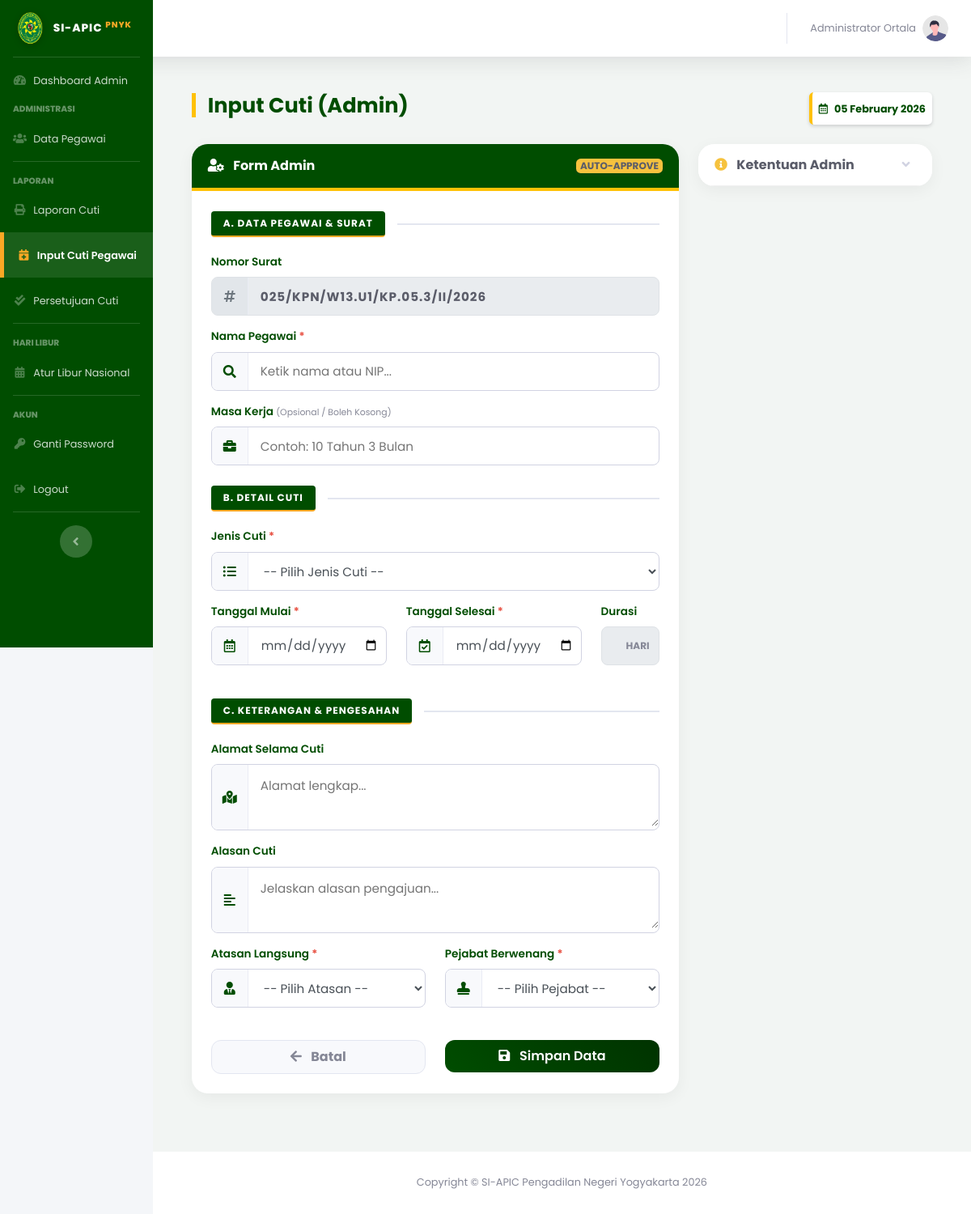
Page /index.php?page=input_cuti (signed in) on the earlier database version.
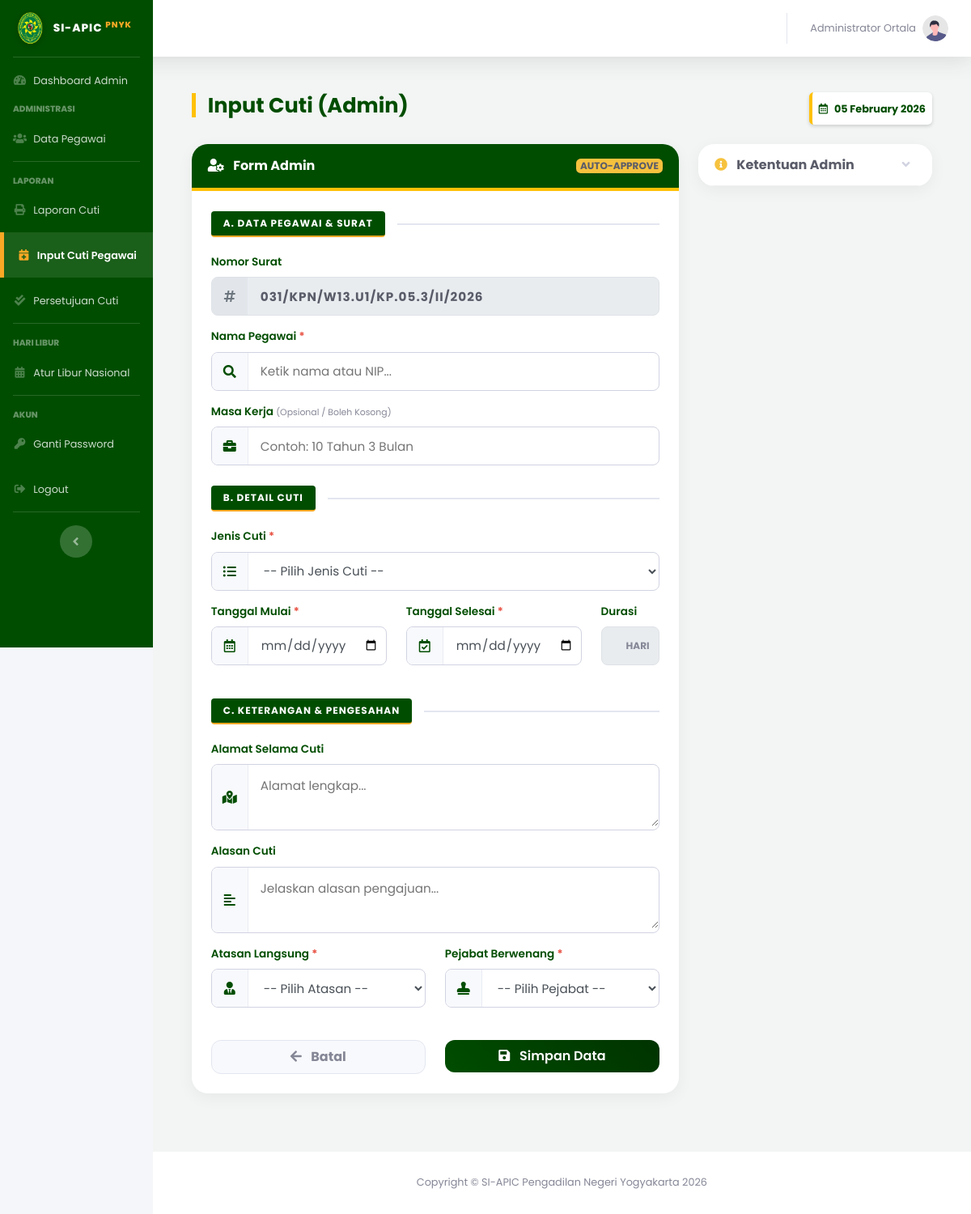
Same page on the later database version.
### tables this page shows
CREATE TABLE `pengajuan_cuti` (
  `id_pengajuan` int(11) NOT NULL,
  `id_user` int(11) NOT NULL,
  `jenis_cuti` varchar(50) DEFAULT NULL,
  `id_atasan` int(11) DEFAULT NULL,
  `id_jenis` int(11) NOT NULL,
  `nomor_surat` varchar(100) DEFAULT NULL,
  `tgl_pengajuan` date DEFAULT NULL,
  `tgl_mulai` date NOT NULL,
  `tgl_selesai` date NOT NULL,
  `lama_hari` int(11) NOT NULL,
  `alasan` text NOT NULL,
  `no_telepon` varchar(20) DEFAULT NULL,
  `masa_kerja` varchar(50) DEFAULT NULL,
  `alamat_cuti` text NOT NULL,
  `status` enum('Diajukan','Disetujui','Ditolak','Dibatalkan') DEFAULT 'Diajukan',
  `catatan_admin` text DEFAULT NULL,
  `created_at` timestamp NOT NULL DEFAULT current_timestamp(),
  `sisa_cuti_n` int(11) DEFAULT 0,
  `sisa_cuti_n1` int(11) DEFAULT 0,
  `dipotong_n1` int(11) DEFAULT 0,
  `dipotong_n` int(11) DEFAULT 0,
  `id_pejabat` int(11) DEFAULT 0,
  `ttd_pejabat` enum('ketua','wakil','plh') DEFAULT 'ketua'
);

### pages/admin/input_cuti.php (the view, shortened to what the changed rows need)
<?php
$thn_now = date('Y');
$bln_now = date('n');
$romawi  = [1=>"I", 2=>"II", 3=>"III", 4=>"IV", 5=>"V", 6=>"VI", 7=>"VII", 8=>"VIII", 9=>"IX", 10=>"X", 11=>"XI", 12=>"XII"];
$q_last = mysqli_query($koneksi, "SELECT nomor_surat FROM pengajuan_cuti WHERE nomor_surat LIKE '%/$thn_now' ORDER BY id_pengajuan DESC LIMIT 1");
$no_urut = 1;
if (mysqli_num_rows($q_last) > 0) {
    $d_last = mysqli_fetch_assoc($q_last);
    $parts  = explode('/', $d_last['nomor_surat']);
    if (isset($parts[0]) && is_numeric($parts[0])) { $no_urut = intval($parts[0]) + 1; }
}
$nomor_surat_auto = sprintf("%03d", $no_urut)."/KPN/W13.U1/KP.05.3/".$romawi[$bln_now]."/".$thn_now;
?>
<div class="container-fluid mb-5 mt-4">
    <div class="d-sm-flex align-items-center justify-content-between mb-4">
        <h1 class="page-header-title">Input Cuti (Admin)</h1>
        <div class="bg-white p-2 rounded shadow-sm" style="border-left: 4px solid var(--pn-gold);">
            <span class="small font-weight-bold" style="color: var(--pn-green);">
                <i class="far fa-calendar-alt mr-2"></i><?php echo date('d F Y'); ?>
            </span>
        </div>
    </div>
    <div class="row">
        <div class="col-lg-8">
            <div class="card card-clean mb-4 shadow-sm">
                <div class="card-header-pn">
                    <div class="font-weight-bold"><i class="fas fa-user-cog mr-2"></i> Form Admin</div>
                    <small class="badge badge-warning text-dark font-weight-bold shadow-sm">AUTO-APPROVE</small>
                </div>
                <div class="card-body p-4">
                    <form method="POST" autocomplete="off">
                        <div class="section-divider mt-0">
                            <span>A. Data Pegawai & Surat</span><hr>
                        </div>
                        <div class="mb-3">
                            <label class="form-label-pn">Nomor Surat</label>
                            <div class="input-group-clean readonly">
                                <div class="input-icon-clean"><i class="fas fa-hashtag"></i></div>
                                <input type="text" name="nomor_surat" class="form-control-clean"
                                    value="<?= $nomor_surat_auto ?>"
                                    style="font-family: monospace; letter-spacing: 1px; font-weight: 700; color: #5a5c69;"
                                    readonly>
                            </div>
                        </div>
                        <div class="mb-3">
                            <label class="form-label-pn">Nama Pegawai <span class="text-danger">*</span></label>
                            <div class="input-group-clean">
                                <div class="input-icon-clean"><i class="fas fa-search"></i></div>
                                <input class="form-control-clean" list="list_pegawai" id="input_pegawai" placeholder="Ketik nama atau NIP..." required>
                            </div>
                        </div>
                        <div class="mb-3">
                            <label class="form-label-pn">Masa Kerja <span class="small text-muted font-weight-normal">(Opsional / Boleh Kosong)</span></label>
                            <div class="input-group-clean">
                                <div class="input-icon-clean"><i class="fas fa-briefcase"></i></div>
                                <input type="text" name="masa_kerja" id="input_masa_kerja" class="form-control-clean" placeholder="Contoh: 10 Tahun 3 Bulan">
                            </div>
                        </div>
                        <div class="section-divider mt-4">
                            <span>B. Detail Cuti</span><hr>
                        </div>
                        <div class="mb-3">
                            <label class="form-label-pn">Jenis Cuti <span class="text-danger">*</span></label>
                            <div class="input-group-clean">
                                <div class="input-icon-clean"><i class="fas fa-list-ul"></i></div>
                                <select name="id_jenis" class="form-control-clean" required>
                                    <option value="">-- Pilih Jenis Cuti --</option>
                                </select>
                            </div>
                        </div>
                        <div class="row">
                            <div class="col-md-5 mb-3">
                                <label class="form-label-pn">Tanggal Mulai <span class="text-danger">*</span></label>
                                <div class="input-group-clean">
                                    <div class="input-icon-clean"><i class="far fa-calendar-alt"></i></div>
                                    <input type="date" name="tgl_mulai" id="tgl_mulai" class="form-control-clean" required
                                            onclick="this.showPicker()" onfocus="this.showPicker()">
                                </div>
                            </div>
                            <div class="col-md-5 mb-3">
                                <label class="form-label-pn">Tanggal Selesai <span class="text-danger">*</span></label>
                                <div class="input-group-clean">
                                    <div class="input-icon-clean"><i class="far fa-calendar-check"></i></div>
                                    <input type="date" name="tgl_selesai" id="tgl_selesai" class="form-control-clean" required
                                            onclick="this.showPicker()" onfocus="this.showPicker()">
                                </div>
                            </div>
                            <div class="col-md-2 mb-3">
                                <label class="form-label-pn">Durasi</label>
                                <div class="input-group-clean readonly">
                                    <input type="text" name="lama_hari" id="lama_hari" class="form-control-clean text-center font-weight-bold" style="color: var(--pn-gold-dark); font-size: 1.1rem;" readonly value="0">
                                    <span class="mr-3 font-weight-bold text-muted" style="font-size: 0.75rem;">HARI</span>
                                </div>
                            </div>
                        </div>
                        <div class="section-divider mt-4">
                            <span>C. Keterangan & Pengesahan</span><hr>
                        </div>
                        <div class="mb-3">
                            <label class="form-label-pn">Alamat Selama Cuti</label>
                            <div class="input-group-clean textarea-group">
                                <div class="input-icon-clean"><i class="fas fa-map-marked-alt"></i></div>
                                <textarea name="alamat" class="form-control-clean" rows="2" placeholder="Alamat lengkap..." required></textarea>
                            </div>
                        </div>
                        <div class="mb-3">
                            <label class="form-label-pn">Alasan Cuti</label>
                            <div class="input-group-clean textarea-group">
                                <div class="input-icon-clean"><i class="fas fa-align-left"></i></div>
                                <textarea name="alasan" class="form-control-clean" rows="2" placeholder="Jelaskan alasan pengajuan..." required></textarea>
                            </div>
                        </div>
                        <div class="row">
                            <div class="col-md-6 mb-3">
                                <label class="form-label-pn">Atasan Langsung <span class="text-danger">*</span></label>
                                <div class="input-group-clean">
                                    <div class="input-icon-clean"><i class="fas fa-user-tie"></i></div>
                                    <select name="id_atasan_hidden" class="form-control-clean" required>
                                        <option value="">-- Pilih Atasan --</option>
                                    </select>
                                </div>
                            </div>
                            <div class="col-md-6 mb-3">
                                <label class="form-label-pn">Pejabat Berwenang <span class="text-danger">*</span></label>
                                <div class="input-group-clean">
                                    <div class="input-icon-clean"><i class="fas fa-stamp"></i></div>
                                    <select name="ttd_pejabat" class="form-control-clean" required>
                                        <option value="">-- Pilih Pejabat --</option>
                                    </select>
                                </div>
                            </div>
                        </div>
                        <div class="row mt-4">
                            <div class="col-6">
                                <a href="index.php?page=laporan_cuti" class="btn btn-light border btn-block py-2 font-weight-bold text-secondary shadow-sm">
                                    <i class="fas fa-arrow-left mr-2"></i> Batal
                                </a>
                            </div>
                            <div class="col-6">
                                <button type="submit" name="simpan_cuti" class="btn btn-pn-solid btn-block py-2">
                                    <i class="fas fa-save mr-2"></i> Simpan Data
                                </button>
                            </div>
                        </div>
                    </form>
                </div>
            </div>
        </div>
        <div class="col-lg-4">
            <div class="card card-clean mb-4 shadow-sm" style="border-left: 5px solid var(--pn-gold);">
                <div class="card-header bg-white border-0 py-3 d-flex justify-content-between align-items-center"
                     data-toggle="collapse" href="#collapseKetentuan" role="button" aria-expanded="false"
                     style="cursor: pointer;">
                    <h6 class="font-weight-bold text-dark m-0">
                        <i class="fas fa-info-circle text-warning mr-2"></i> Ketentuan Admin
                    </h6>
                    <i class="fas fa-chevron-down text-muted small"></i>
                </div>
            </div>
        </div>
    </div>
</div>

Differences in the rows shown:
no longer on this page (row unchanged): pengajuan_cuti: nomor_surat "025/KPN/W13.U1/KP.05.3/II/2026"
added pengajuan_cuti: nomor_surat "031/KPN/W13.U1/KP.05.3/II/2026"
